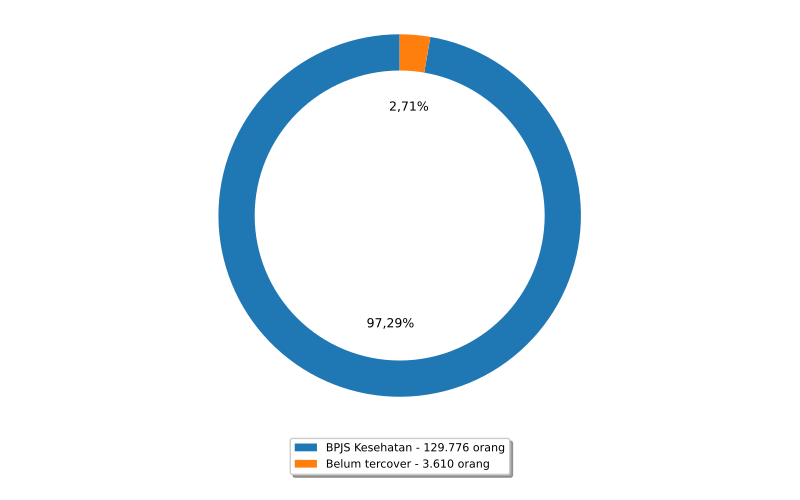

Write the Python code that produced this figure.
import numpy as np
import matplotlib.pyplot as plt
import pandas
from textwrap import wrap
from matplotlib.ticker import FuncFormatter
import locale
locale.setlocale(locale.LC_ALL, 'id_ID.UTF8')
plt.rcParams['pdf.fonttype'] = 42

import sys, os, inspect
currentdir = os.path.dirname(os.path.abspath(inspect.getfile(inspect.currentframe())))
parentdir = os.path.dirname(currentdir)
sys.path.insert(0, parentdir)

berkasData = currentdir + '\\bab_04_01_dataJaminanKesehatan.csv'
berkasSimpan = currentdir + '\\bab_04_01_jaminanKesehatan_b.pdf'
# judulDiagram = 'Cakupan Jaminan Kesehatan'

# read data file
colnames = ['jenisJaminan','jumlahPeserta']
data = pandas.read_csv(berkasData, names=colnames, sep=';')
#labelJenis = data.jenisJaminan.tolist()
labelJenis = ['BPJS Kesehatan','Belum tercover']
listJumlah = data.jumlahPeserta.tolist()
sliceJumlah = np.array(data.jumlahPeserta.tolist())
porcent = 100.*sliceJumlah/sliceJumlah.sum()

fig1, ax1 = plt.subplots()
# explodeTuple = (0.05, 0, 0.1, 0.0, 0.1, 0.3)
# patches, texts, autotexts = ax1.pie(listPagu, autopct='%.2f%%', pctdistance=0.85, explode=explodeTuple, startangle=80)
explodeTuple = (0.05, 0.05)
subJumlah=(sum(sliceJumlah[0:5]),sliceJumlah[5])
patches, texts, autotexts = ax1.pie(subJumlah, autopct=lambda p : '{:n}%'.format(round(p,2)), startangle=90)

for t in autotexts:
    t.set_size(9)
# for i, a in enumerate(autotexts):
    # a.set_text("Rp {0:n}".format(listPagu[i]))
#autotexts[0].set_color('y')

#labels = ['{0} - {1:1.2f} %'.format(i,j) for i,j in zip(labelJenis, slicePagu)]
labels = ['{0} - {1:n} orang'.format(i,j) for i,j in zip(labelJenis, subJumlah)]

sort_legend = False
if sort_legend:
    patches, labels, dummy =  zip(*sorted(zip(patches, labels, slicePagu),
                                          key=lambda labelJenis: labelJenis[2],
                                          reverse=True))


box = ax1.get_position()
ax1.set_position([box.x0, box.y0 + box.height * 0.1, box.width, box.height * 0.9])
plt.legend(patches, labels, loc='center', bbox_to_anchor=(0.5, -0.1),fontsize=8, fancybox=True, shadow=True, ncol=1)

centre_circle = plt.Circle((0,0),0.8,fc='white')
fig = plt.gcf()
fig.gca().add_artist(centre_circle)		   
plt.axis('square')

pyrfig = plt.figure(1)
# pyrfig.suptitle(judulDiagram)
pyrfig.set_figwidth(8)
pyrfig.set_figheight(5)
# tight_layout to make consistent size
# adjust subplot to make room for legend
fig.subplots_adjust(bottom=-0.15)
plt.tight_layout()
plt.savefig(berkasSimpan)
plt.close(pyrfig)
# plt.show()
